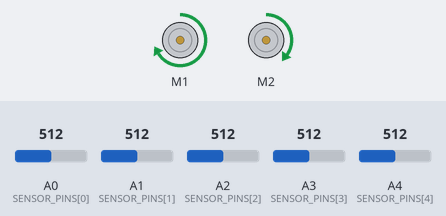
Bench run of a sketch on a simulated Arduino Uno, built with avr-gcc and run on an emulated ATmega328P. Shown: 2 × DC motor (green arrow = forward, orange = backward, longer = faster). The inputs (shaded band) are chosen by the test bench; at power-on: A3 (SENSOR_PINS[3]) = 512, A0 (SENSOR_PINS[0]) = 512, A4 (SENSOR_PINS[4]) = 512, A1 (SENSOR_PINS[1]) = 512, A2 (SENSOR_PINS[2]) = 512.

Above: at 1.2 s.
1.3 s: A3 (SENSOR_PINS[3]) set to 681
2.8 s: A3 (SENSOR_PINS[3]) set to 709
At 4.54 s:
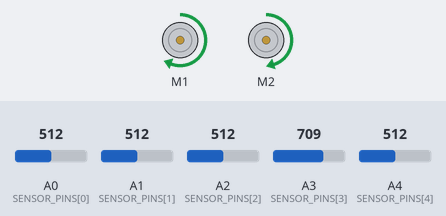
5.8 s: A0 (SENSOR_PINS[0]) set to 692
At 7.28 s:
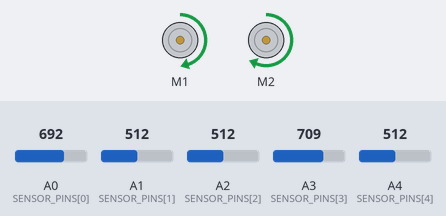
8.8 s: A0 (SENSOR_PINS[0]) set to 716
11.8 s: A4 (SENSOR_PINS[4]) set to 700
13.3 s: A4 (SENSOR_PINS[4]) set to 727
Timing chart, 0 to 16.3 s (numbered marks = the images above; inputs shaded):
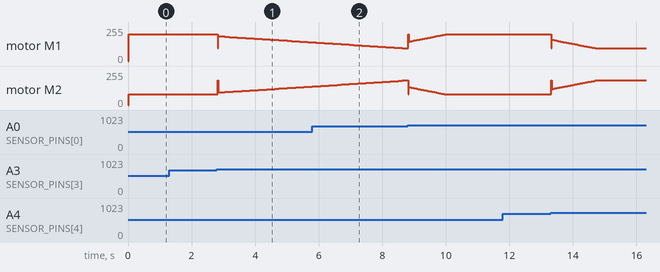

Measured:
- the behaviour switches between 690 and 691 on A3 (SENSOR_PINS[3]) (found by bisection; images 0 and 1)
- after the input at 1.3 s, every drawn part: stays the same
- after the input at 11.8 s, every drawn part: stays the same

The sketch:

MyMotorShieldTest.ino
```cpp
#include <PID_v1.h>
#include <Sabertooth.h>
#include <SoftwareSerial.h>
#include "Arduino.h"
#include "LineSensor.h"
//#define DEBUG
#define CENTER 3000
#define MAX_SPD 70
#define MAX_TRN 30

//int RATES[] = {-4000, -2250, -1000, -250, 0, 250, 1000, 2250, 4000};


double linePos = CENTER;
//double line_value = 0;
double turn_power = 0;
double drive_power = 0;
double turnGoal = CENTER;
double driveGoal = CENTER;


int start = 0;
int delta = 0;
int period = 10;
volatile int lastLinePos = 0;
int low_threshold = 690;
int high_threshold = 800;
/*
**** Linear Rates ********* Order of best performance
double kp = 0.0125;
double ki = 0.025;
double kd = 0.0045;

double kp = 0.0125;
double ki = 0.018;
double kd = 0.007;

**** Exponential Rates *****
double kp = 0.0075;
double ki = 0.05;
double kd = 0.007;
*/

double kp = 0.0125;
double ki = 0.025;
double kd = 0.0045;

PID turnPID(&linePos, &turn_power, &turnGoal, kp, ki, kd, DIRECT);
//PID drivePID(&linePos, &drive_power, &driveGoal, kp, ki, kd, DIRECT);

SoftwareSerial SWSerial(NOT_A_PIN, 11); // RX on no pin (unused), TX on pin 11 (to S1).
Sabertooth st(128, SWSerial); // Address 128, and use SWSerial as the serial port.


void setup(){
  #ifdef DEBUG
    Serial.begin(9600);
  #endif
  SWSerial.begin(9600);
  initSensorPins();

  turnPID.SetMode(AUTOMATIC);
  turnPID.SetSampleTime(10);
  turnPID.SetOutputLimits(-MAX_TRN + 7, MAX_TRN);

 // drivePID.SetMode(AUTOMATIC);
 // drivePID.SetOutputLimits(0, MAX_SPD);
 st.drive(0);
 st.turn(0);
}

void loop(){
  start = millis();

  readSensorsRaw();

  //If you pickup up the robot it stops
  if(SENSOR_VALS[0] > high_threshold &&
    SENSOR_VALS[1] > high_threshold &&
    SENSOR_VALS[2] > high_threshold &&
    SENSOR_VALS[3] > high_threshold &&
    SENSOR_VALS[4] > high_threshold) {

    st.drive(0);
    st.turn(0);

  }else {
  //Assume you are line following
    linePos = getLinePos();
    if(linePos >= 1000 && linePos <= 5000) { //if have a good reading
      lastLinePos = linePos;                  //  use the good reading
    } else {                                  //if Bad reading
      linePos = lastLinePos;                  //  use last good reading
    }

    //line_value = getLineRate(linePos);


    turnPID.Compute();
 //   drivePID.Compute();
    st.drive(MAX_SPD);
    st.turn(floor(turn_power));


  }
  #ifdef DEBUG
    printSensorVals();
    Serial.print(" , ");
    Serial.print(linePos);
    Serial.print(" , ");
    Serial.println(turn_power);
  #endif
  /*
   //Ensure constant loop time
   delta = start - millis();
   if (delta > period) delay(delta - period);
  */
}


int getLinePos(){
  int largest = getMaxVal(SENSOR_VALS);
  int pos = -5;
  if (largest > low_threshold){
    for (int i = 0; i < SENSOR_COUNT; i++){
      if(SENSOR_VALS[i] == largest) {
        pos = (i + 1) * 1000;
        if(largest < high_threshold){
          if(lastLinePos > pos) pos += 500;
          if(lastLinePos < pos) pos -= 500;
        }

        break;
      }
    }
  }

  return pos;
}
/*
int getLineRate(int theLinePos){
  switch(theLinePos){
    case 1000:
      return RATES[0];
    case 1500:
      return RATES[1];
    case 2000:
      return RATES[2];
    case 2500:
      return RATES[3];
    case 3000:
      return RATES[4];
    case 3500:
      return RATES[5];
    case 4000:
      return RATES[6];
    case 4500:
      return RATES[7];
    case 5000:
      return RATES[8];
    default:
      return -1;
  }
}
*/
```

LineSensor.h
```cpp
#ifndef LineSensor_h
#define LineSensor_h
#include "Arduino.h"

#define SENSOR_COUNT 5
#define SAMPLE_SIZE 5
uint8_t SENSOR_PINS[] = {A0, A1, A2, A3, A4};
volatile int SENSOR_OFFSETS[] = {0, 0, 0, 0, 0};
volatile int SENSOR_VALS[] = {0, 0, 0, 0, 0};


void initSensorPins(){
  for (int i = 0; i < SENSOR_COUNT; i++){
    pinMode(SENSOR_PINS[i], INPUT);
  }
}

void readSensorsRaw(){
  for (int i = 0; i < SENSOR_COUNT; i++){
    SENSOR_VALS[i] = analogRead(SENSOR_PINS[i]);
  }
}

void readSensors(){
  for (int i = 0; i < SENSOR_COUNT; i++){
    SENSOR_VALS[i] = analogRead(SENSOR_PINS[i]) - SENSOR_OFFSETS[i];
  }
}

void printSensorVal(int pinIndex){
  Serial.print("A");
  Serial.print(pinIndex);
  Serial.print(" = ");
  Serial.print(SENSOR_VALS[pinIndex]);
}

void printSensorVals(){

  for (int i = 0; i < SENSOR_COUNT - 1; i++){
    printSensorVal(i);
    Serial.print(", ");
  }
  printSensorVal(SENSOR_COUNT - 1);

}

void printSensorOffsets(){

  for (int i = 0; i < SENSOR_COUNT; i++){
    Serial.print(SENSOR_OFFSETS[i]);
    Serial.print(", ");
  }

  Serial.println("");
}

int getMinVal(volatile int vals[]){
  int lesser = 1100;
  for (int i = 0; i < SENSOR_COUNT; i++){
    lesser = min(lesser, vals[i]);
  }

  return lesser;
}

int getMaxVal(volatile int vals[]){
  int higher = -100;
  for (int i = 0; i < SENSOR_COUNT; i++){
    higher = max(higher, vals[i]);
  }

  return higher;
}


void calibrateSensors(){
  for (int i = SAMPLE_SIZE; i >= 0; i--) {
    readSensorsRaw();
    for(int k = 0; k < SENSOR_COUNT; k++){
      SENSOR_OFFSETS[k] += SENSOR_VALS[k];
    }
  }

  for (int i = 0; i < SENSOR_COUNT; i++){
    SENSOR_OFFSETS[i] = SENSOR_OFFSETS[i] / SAMPLE_SIZE;
  }

  int lowest = getMinVal(SENSOR_OFFSETS);

  for (int i = 0; i < SENSOR_COUNT; i++){
    SENSOR_OFFSETS[i] = SENSOR_OFFSETS[i] - lowest;
  }

}


#endif
```
